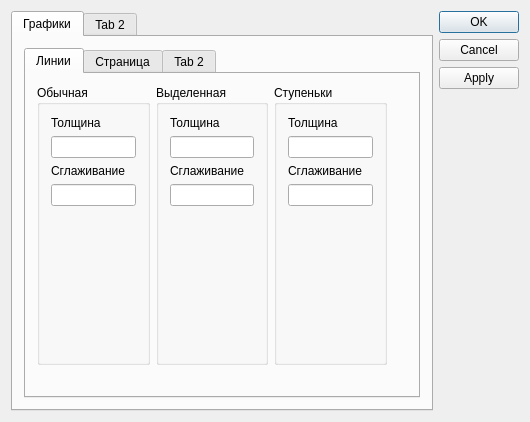
<?xml version="1.0" encoding="UTF-8"?>
<ui version="4.0">
 <class>graphSettings</class>
 <widget class="QWidget" name="graphSettings">
  <property name="geometry">
   <rect>
    <x>0</x>
    <y>0</y>
    <width>530</width>
    <height>422</height>
   </rect>
  </property>
  <property name="windowTitle">
   <string>graphSettings</string>
  </property>
  <layout class="QHBoxLayout" name="horizontalLayout">
   <item>
    <widget class="QTabWidget" name="tabWidget">
     <widget class="QWidget" name="tab">
      <attribute name="title">
       <string>Графики</string>
      </attribute>
      <layout class="QGridLayout" name="gridLayout">
       <item row="0" column="0">
        <widget class="QTabWidget" name="tabWidget_2">
         <property name="currentIndex">
          <number>0</number>
         </property>
         <widget class="QWidget" name="tab_3">
          <attribute name="title">
           <string>Линии</string>
          </attribute>
          <layout class="QGridLayout" name="gridLayout_2">
           <item row="2" column="1">
            <widget class="QGroupBox" name="groupBox_2">
             <property name="title">
              <string>Выделенная</string>
             </property>
             <layout class="QGridLayout" name="gridLayout_4">
              <item row="2" column="0">
               <widget class="QLabel" name="label_4">
                <property name="text">
                 <string>Сглаживание</string>
                </property>
               </widget>
              </item>
              <item row="0" column="0">
               <widget class="QLabel" name="label_3">
                <property name="text">
                 <string>Толщина</string>
                </property>
               </widget>
              </item>
              <item row="3" column="0">
               <widget class="QLineEdit" name="lineEdit_sel_alias"/>
              </item>
              <item row="4" column="0">
               <spacer name="verticalSpacer_3">
                <property name="orientation">
                 <enum>Qt::Vertical</enum>
                </property>
                <property name="sizeHint" stdset="0">
                 <size>
                  <width>20</width>
                  <height>40</height>
                 </size>
                </property>
               </spacer>
              </item>
              <item row="1" column="0">
               <widget class="QLineEdit" name="lineEdit_sel_width"/>
              </item>
             </layout>
            </widget>
           </item>
           <item row="2" column="3">
            <spacer name="verticalSpacer">
             <property name="orientation">
              <enum>Qt::Vertical</enum>
             </property>
             <property name="sizeHint" stdset="0">
              <size>
               <width>20</width>
               <height>40</height>
              </size>
             </property>
            </spacer>
           </item>
           <item row="3" column="3">
            <spacer name="horizontalSpacer">
             <property name="orientation">
              <enum>Qt::Horizontal</enum>
             </property>
             <property name="sizeHint" stdset="0">
              <size>
               <width>40</width>
               <height>20</height>
              </size>
             </property>
            </spacer>
           </item>
           <item row="2" column="0">
            <widget class="QGroupBox" name="groupBox">
             <property name="title">
              <string>Обычная</string>
             </property>
             <layout class="QGridLayout" name="gridLayout_3">
              <item row="1" column="0">
               <widget class="QLineEdit" name="lineEdit_width"/>
              </item>
              <item row="0" column="0">
               <widget class="QLabel" name="label">
                <property name="text">
                 <string>Толщина</string>
                </property>
               </widget>
              </item>
              <item row="4" column="0">
               <spacer name="verticalSpacer_2">
                <property name="orientation">
                 <enum>Qt::Vertical</enum>
                </property>
                <property name="sizeHint" stdset="0">
                 <size>
                  <width>20</width>
                  <height>40</height>
                 </size>
                </property>
               </spacer>
              </item>
              <item row="3" column="0">
               <widget class="QLineEdit" name="lineEdit_alias"/>
              </item>
              <item row="2" column="0">
               <widget class="QLabel" name="label_2">
                <property name="text">
                 <string>Сглаживание</string>
                </property>
               </widget>
              </item>
             </layout>
            </widget>
           </item>
           <item row="2" column="2">
            <widget class="QGroupBox" name="groupBox_3">
             <property name="title">
              <string>Ступеньки</string>
             </property>
             <layout class="QGridLayout" name="gridLayout_6">
              <item row="1" column="0">
               <widget class="QLineEdit" name="lineEdit_interp_width"/>
              </item>
              <item row="0" column="0">
               <widget class="QLabel" name="label_7">
                <property name="text">
                 <string>Толщина</string>
                </property>
               </widget>
              </item>
              <item row="4" column="0">
               <spacer name="verticalSpacer_5">
                <property name="orientation">
                 <enum>Qt::Vertical</enum>
                </property>
                <property name="sizeHint" stdset="0">
                 <size>
                  <width>20</width>
                  <height>40</height>
                 </size>
                </property>
               </spacer>
              </item>
              <item row="3" column="0">
               <widget class="QLineEdit" name="lineEdit_interp_alias"/>
              </item>
              <item row="2" column="0">
               <widget class="QLabel" name="label_8">
                <property name="text">
                 <string>Сглаживание</string>
                </property>
               </widget>
              </item>
             </layout>
            </widget>
           </item>
          </layout>
         </widget>
         <widget class="QWidget" name="tab_5">
          <attribute name="title">
           <string>Страница</string>
          </attribute>
         </widget>
         <widget class="QWidget" name="tab_4">
          <attribute name="title">
           <string>Tab 2</string>
          </attribute>
         </widget>
        </widget>
       </item>
      </layout>
     </widget>
     <widget class="QWidget" name="tab_2">
      <attribute name="title">
       <string>Tab 2</string>
      </attribute>
     </widget>
    </widget>
   </item>
   <item>
    <widget class="QDialogButtonBox" name="buttonBox">
     <property name="orientation">
      <enum>Qt::Vertical</enum>
     </property>
     <property name="standardButtons">
      <set>QDialogButtonBox::Apply|QDialogButtonBox::Cancel|QDialogButtonBox::Ok</set>
     </property>
    </widget>
   </item>
  </layout>
 </widget>
 <layoutdefault spacing="6" margin="11"/>
 <resources/>
 <connections/>
</ui>
